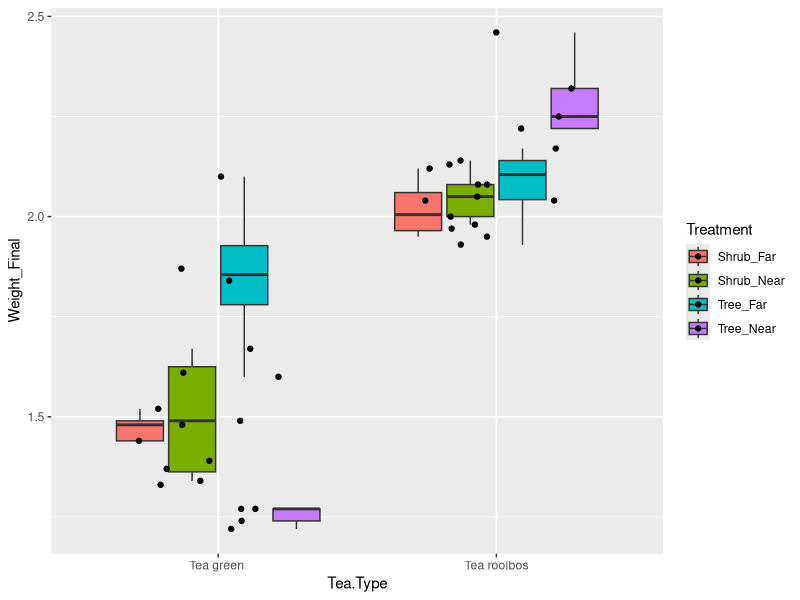
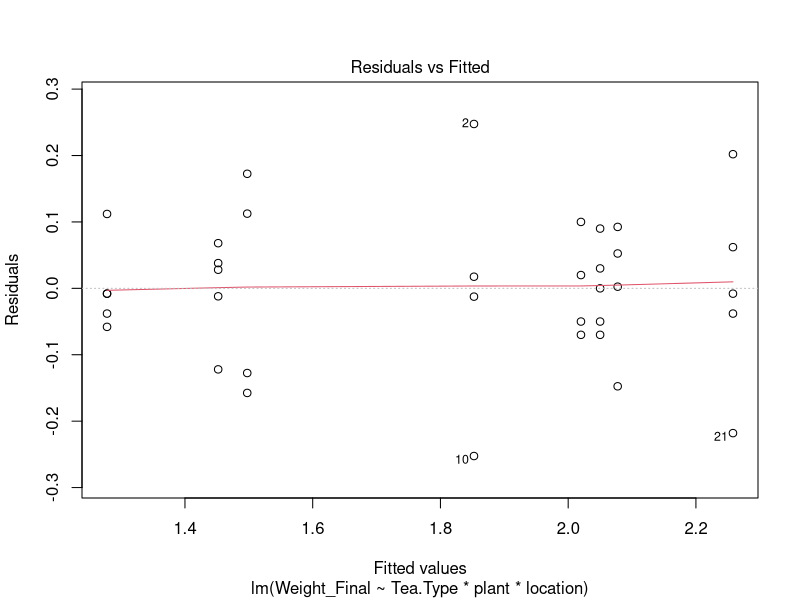
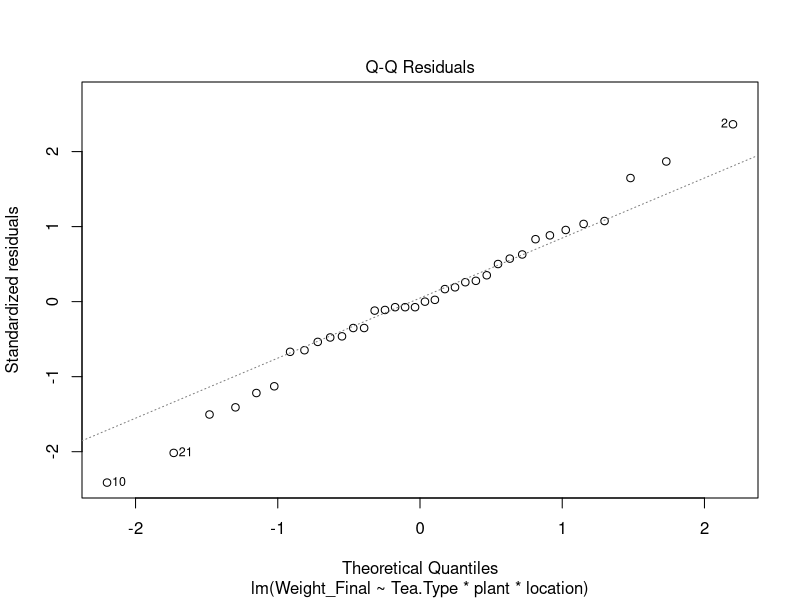
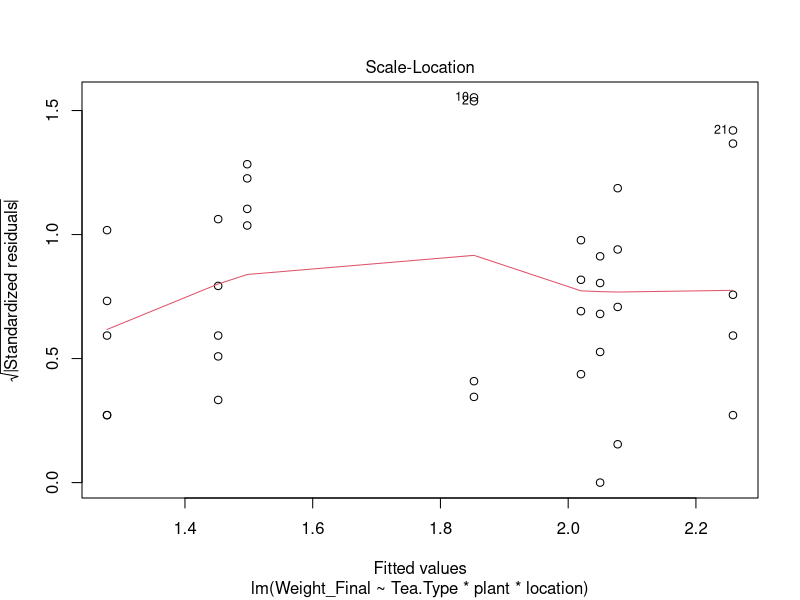
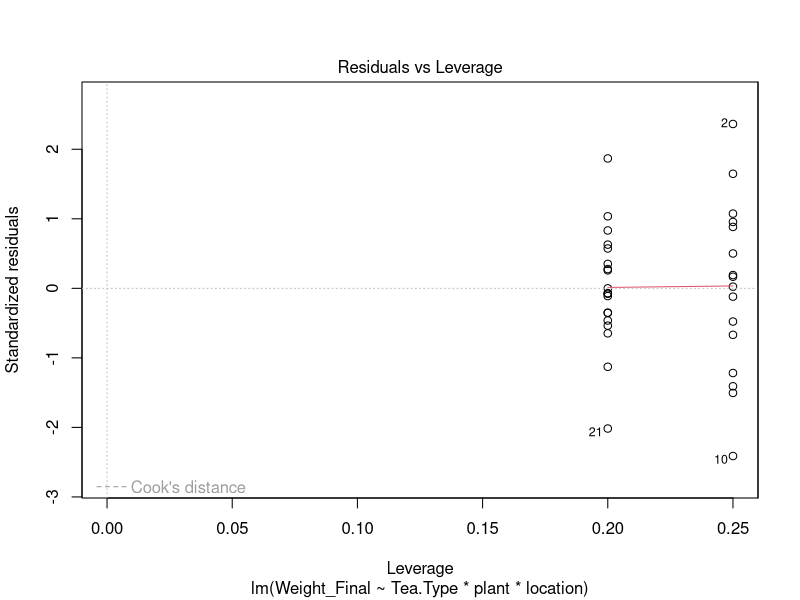

R code for these plots, in order:
### Lopez teabag data ###

library(here)
library(tidyverse)
library(multcompView)


### Data ###
dat <- read.csv(here("data", "Tea Time Data.csv"))


dat <- dat %>% mutate(Tea.Type = gsub("\\*", "", Tea.Type)) %>% # Remove asterisk from Tea.Type
               separate(Treatment, c("plant", "location"), remove = FALSE) %>% # Separate tree & location treatments
               rename(Weight_Final = Weight._Final)
  
### Calculate decomp rate ###
## To do

### Visualize data ###
## This should be on decomp rates of mass remainin

dat %>% ggplot(aes(x = Tea.Type, y = Weight_Final, fill = Treatment)) +
          geom_boxplot(outlier.shape = NA) +
          geom_point(position=position_jitterdodge(dodge.width = 0.25))

# summary table
dat.tab <- dat %>% group_by(Tea.Type, location, plant) %>%
                   summarise(mn = mean(Weight_Final, na.rm = TRUE), sd = sd(Weight_Final, na.rm =   TRUE)) %>%
                   arrange(desc(mn))

### Analysis ###
mod1 <- lm(Weight_Final ~ Tea.Type*plant*location, data = dat)

plot(mod1)
# residuals meet the assumptions of normality & homogeneous variances

summary(mod1)
anova(mod1)

## Tukey's post-hoc test to determine which groups differ
mod1.aov <- aov(Weight_Final ~ Tea.Type*plant*location, data = dat)
mod1.tuk <- TukeyHSD(mod1.aov, conf.level=0.95)

# letters
tukey.cld <- multcompLetters4(mod1.aov, mod1.tuk)
cld <- as.data.frame.list(tukey.cld$`Tea.Type:plant:location`)
dat.tab$Tukey <- cld$Letters

write.csv(dat.tab, here("data", "tea.summ.stats.csv"), row.names = FALSE)
